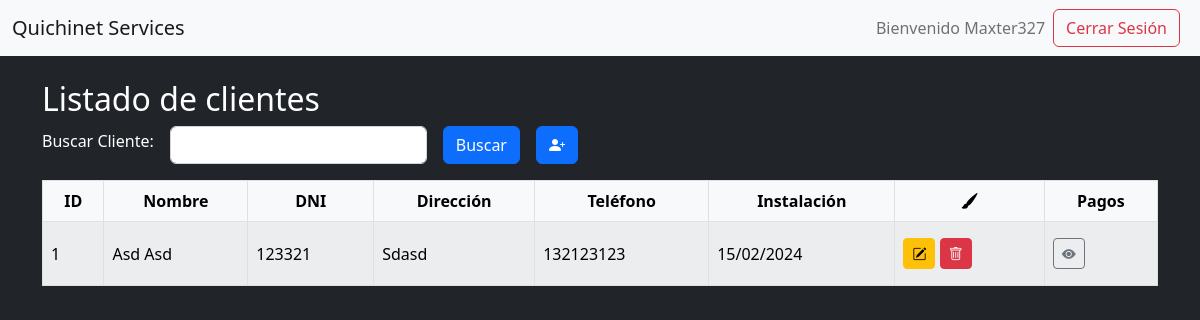
The app's page / (signed in) with its own data.
### gestionClientes/models.py (models this page shows)
class Cliente(models.Model):
    id_cliente = models.AutoField(primary_key=True)
    nombre_cliente = models.CharField(max_length=50, null=False)
    apellido_cliente = models.CharField(max_length=50, null=False)
    dni_cliente = models.CharField(max_length=50, null=False)
    direccion_cliente = models.CharField(max_length=50, null=False)
    telefono = models.CharField(max_length=50, null=False)
    fecha_conexion = models.DateField(null=False)

### gestionClientes/views.py (the view)
# urls.py: path("", views.index),
@never_cache
@login_required
def index(request):
    busqueda = request.GET.get("buscar")
    clientes = Cliente.objects.all()
    if busqueda:
        clientes = Cliente.objects.filter(
            Q(id_cliente__icontains=busqueda)
            | Q(nombre_cliente__icontains=busqueda)
            | Q(apellido_cliente__icontains=busqueda)
        ).distinct()
    usuario = request.user
    return render(request, "index.html", {"clientes": clientes, "usuario": usuario})

### gestionClientes/Templates/index.html (shortened to what this page needs)
<!DOCTYPE html>
<html lang="es">
<head>
    {% load static %}
    <link href="https://cdn.jsdelivr.net/npm/bootstrap@5.2.3/dist/css/bootstrap.min.css" rel="stylesheet"
>
    <link rel="stylesheet" href="https://cdn.jsdelivr.net/npm/bootstrap-icons@1.11.3/font/bootstrap-icons.min.css">
    <link rel="stylesheet" type="text/css" href="{% static 'css/index_css.css' %}">
</head>
<body class="bg-dark">
    {% include 'includes/header.html' %}
    <div class="container mt-4">
        <h2 class="text-white">Listado de clientes</h2>
        <form action method="get" class="mb-3 form-inline">
            <div class="row g-3 align-items-center">
                <div class="col-auto">
                    <label for="buscar" class="form-label mr-2 text-white">Buscar Cliente:</label>
                </div>
                <div class="col-auto">
                    <input type="text" id="buscar" name="buscar" value="{{ request.GET.buscar }}"
                        class="form-control mr-2">
                </div>
                <div class="col-auto">
                    <button type="submit" class="btn btn-primary">Buscar</button>
                </div>
                <div class="col-auto">
                    <button type="button" id="mostrarFormulario" class="btn btn-primary"><i
                            class="bi bi-person-plus-fill"></i></button>
                </div>
            </div>
        </form>
        <div class="table-responsive">
            <table class="table table-striped table-hover table-bordered table-light">
                <thead class="thead-dark">
                    <tr class="align-middle text-center">
                        <th class="d-none d-md-table-cell">ID</th>
                        <th>Nombre</th>
                        <th>DNI</th>
                        <th>Dirección</th>
                        <th>Teléfono</th>
                        <th>Instalación</th>
                        <th><i class="bi bi-brush-fill"></i></th>
                        <th>Pagos</th>
                    </tr>
                </thead>
                <tbody>
                    {% for c in clientes %}
                    <tr class="align-middle">
                        <td class="d-none d-md-table-cell">{{ c.id_cliente }}</td>
                        <td class="capitalize-first-letter">{{ c.nombre_cliente }} {{ c.apellido_cliente }}</td>
                        <td>{{ c.dni_cliente }}</td>
                        <td class="capitalize-first-letter">{{ c.direccion_cliente }}</td>
                        <td>{{ c.telefono }}</td>
                        <td>{{ c.fecha_conexion|date:"d/m/Y" }}</td>
                        <td>
                            <a href="{% url 'edicionCliente' c.id_cliente %}" class="btn btn-warning btn-sm mt-2 mb-2">
                                <i class="bi bi-pencil-square"></i>
                            </a>
                            <a href="#" class="eliminar-cliente btn btn-danger btn-sm"
                                data-cliente-id="{{ c.id_cliente }}" data-eliminar-url="{% url 'eliminarCliente' 0 %}">
                                <i class="bi bi-trash"></i>
                            </a>
                        </td>
                        <td>
                            <a href="{% url 'informacionPago' c.id_cliente %}" class="btn btn-outline-secondary btn-sm">
                                <i class="bi bi-eye-fill"></i>
                            </a>
                        </td>
                    </tr>
                    {% endfor %}
                </tbody>
            </table>
        </div>
    </div>
</body>
</html>

### gestionClientes/Templates/includes/header.html (shortened to what this page needs)
<nav class="navbar navbar-expand-lg navbar-light bg-light">
    <div class="container-fluid">
        <a class="navbar-brand" href="/">Quichinet Services</a>
        <div class="collapse navbar-collapse" id="navbarSupportedContent">
            <span class="navbar-text me-2">
                Bienvenido {{ usuario.username }}
            </span>
            <form class="d-flex">
                <a href="{% url 'salir' %}" class="btn btn-outline-danger me-2">Cerrar Sesión</a>
            </form>
        </div>
    </div>
</nav>

### Quichinet/static/css/index_css.css (style rules this page uses)
.capitalize-first-letter { text-transform: capitalize; }

### records on screen
Cliente: id_cliente "1", nombre_cliente "Asd", apellido_cliente "Asd", dni_cliente "123321", direccion_cliente "Sdasd", telefono "132123123", fecha_conexion "15/02/2024"

### other values on screen
{{ usuario.username }} "Maxter327"
